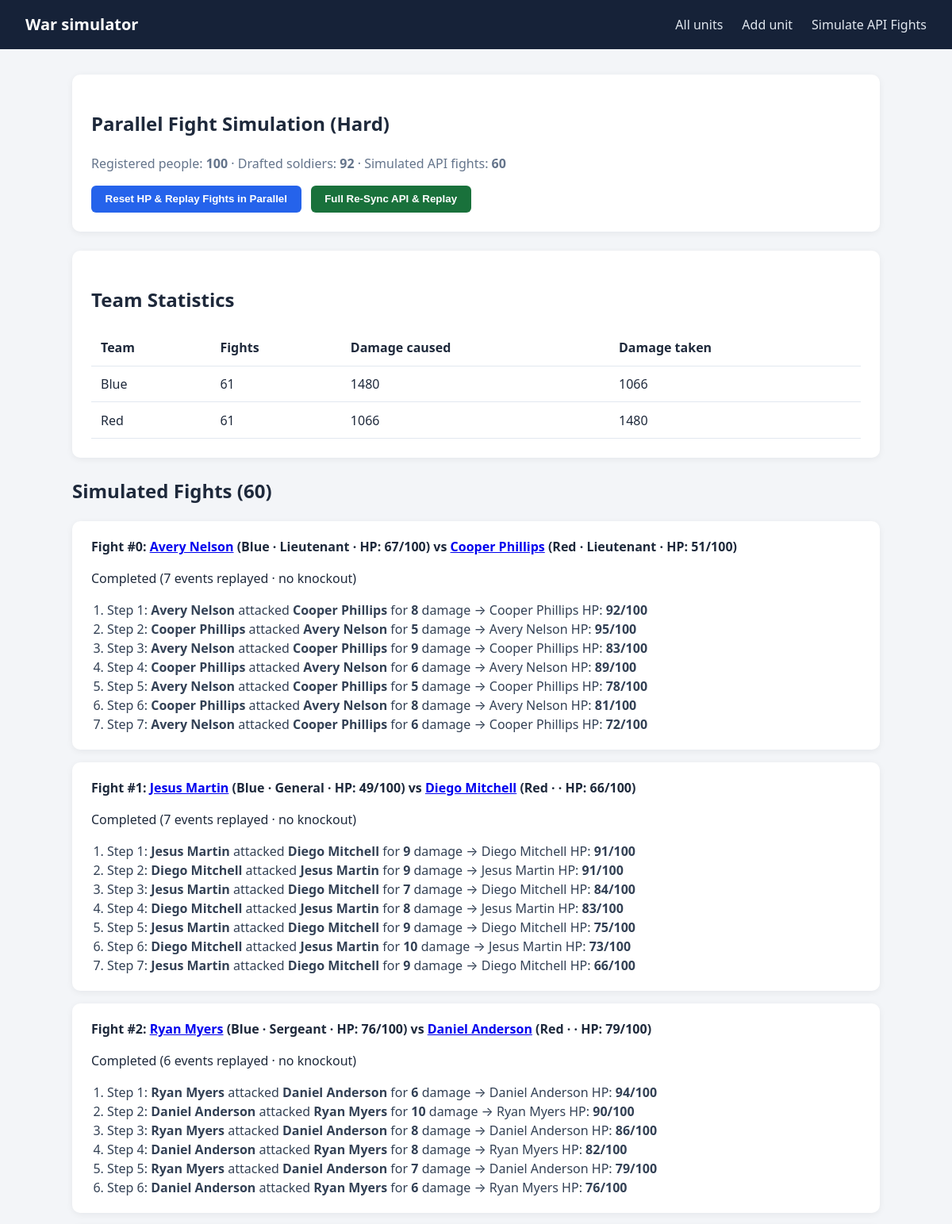
Page /simulate (upper part) on the committed database.
### units/models.py (models this page shows, shortened)
class Fight(models.Model):
    external_fight_id = models.PositiveIntegerField(unique=True, null=True, blank=True)
    first_fighter = models.ForeignKey(Fighter, on_delete=models.PROTECT, related_name="fights_started")
    second_fighter = models.ForeignKey(Fighter, on_delete=models.PROTECT, related_name="fights_received")
    winner = models.ForeignKey(
        Fighter, null=True, blank=True, on_delete=models.SET_NULL, related_name="won_fights"
    )
    is_stalemate = models.BooleanField(default=False)
    is_simulated = models.BooleanField(default=True)
    created_at = models.DateTimeField(auto_now_add=True)
    class Meta:
        ordering = ["external_fight_id", "-created_at", "-pk"]

class Fighter(models.Model):
    class UnitType(models.TextChoices):
        INFANTRY = "infantry", "Infantry"
        CANNON = "cannon", "Cannon"
        CAVALRY = "cavalry", "Cavalry"
        KNIGHT = "knight", "Knight"
    class Team(models.TextChoices):
        BLUE = "blue", "Blue"
        RED = "red", "Red"
    external_id = models.PositiveIntegerField(unique=True, null=True, blank=True)
    name = models.CharField(max_length=100)
    age = models.PositiveSmallIntegerField(null=True, blank=True)
    rank = models.CharField(max_length=32, blank=True, default="")
    unit_type = models.CharField(max_length=16, choices=UnitType.choices)
    team = models.CharField(max_length=8, choices=Team.choices)
    health = models.PositiveSmallIntegerField(
        default=100, validators=[MinValueValidator(0), MaxValueValidator(100)]
    )
    attack_points = models.PositiveSmallIntegerField(
        validators=[MinValueValidator(0), MaxValueValidator(50)]
    )
    profile_image_link = models.URLField()
    class Meta:
        ordering = ["name", "pk"]
        constraints = [
            models.CheckConstraint(
                condition=models.Q(health__gte=0) & models.Q(health__lte=100),
                name="fighter_health_range",
            ),
            models.CheckConstraint(
                condition=models.Q(attack_points__gte=0) & models.Q(attack_points__lte=50),
                name="fighter_attack_range",
            ),
        ]

class FightTurn(models.Model):
    fight = models.ForeignKey(Fight, on_delete=models.CASCADE, related_name="turns")
    turn_number = models.PositiveIntegerField()
    attacker = models.ForeignKey(Fighter, on_delete=models.PROTECT, related_name="attacks_made")
    defender = models.ForeignKey(Fighter, on_delete=models.PROTECT, related_name="attacks_received")
    damage = models.PositiveSmallIntegerField()
    attacker_health = models.PositiveSmallIntegerField()
    defender_health = models.PositiveSmallIntegerField()
    class Meta:
        ordering = ["turn_number"]
        constraints = [models.UniqueConstraint(fields=["fight", "turn_number"], name="unique_turn_per_fight")]

### units/views.py (the view, shortened to what this page needs)
# urls.py: path("simulate", views.simulate_page, name="hard_simulate"),
def simulate_page(request):
    stats = None
    if not Fight.objects.filter(external_fight_id__isnull=False, is_simulated=True).exists():
        stats = run_full_hard_pipeline(force_resync=False)
    api_fights = (
        Fight.objects.filter(external_fight_id__isnull=False)
        .select_related("first_fighter", "second_fighter", "winner")
        .prefetch_related("turns__attacker", "turns__defender")
        .order_by("external_fight_id")
    )
    drafted_soldiers = Fighter.objects.filter(external_id__isnull=False).order_by("external_id")
    return render(
        request,
        "units/simulate.html",
        {
            "api_fights": api_fights,
            "drafted_soldiers": drafted_soldiers,
            "people_count": Person.objects.count(),
            "stats": stats,
            "team_stats": team_statistics(),
        },
    )

### units/views.py (called while the page is built)
def team_statistics():
    rows = []
    for team, label in Fighter.Team.choices:
        caused = FightTurn.objects.filter(attacker__team=team).aggregate(total=Sum("damage"))["total"] or 0
        taken = FightTurn.objects.filter(defender__team=team).aggregate(total=Sum("damage"))["total"] or 0
        fights = (
            Fight.objects.filter(first_fighter__team=team) | Fight.objects.filter(second_fighter__team=team)
        ).distinct().count()
        rows.append({"team": label, "fights": fights, "damage_caused": caused, "damage_taken": taken})
    return rows

### units/templates/units/simulate.html (shortened to what this page needs)
{% extends "units/base.html" %}
{% block content %}
  <section class="panel">
    <h1>Parallel Fight Simulation (Hard)</h1>
    <p class="muted">
      Registered people: <strong>{{ people_count }}</strong> ·
      Drafted soldiers: <strong>{{ drafted_soldiers|length }}</strong> ·
      Simulated API fights: <strong>{{ api_fights|length }}</strong>
    </p>
    <div style="display: flex; gap: 0.75rem; flex-wrap: wrap; margin-top: 0.75rem;">
      <form method="post">
        <button type="submit">Reset HP &amp; Replay Fights in Parallel</button>
      </form>
      <form method="post">
        <button type="submit" style="background: #19713b;">Full Re-Sync API &amp; Replay</button>
      </form>
    </div>
  </section>
  <section class="panel">
    <h2>Team Statistics</h2>
    <table class="stats">
      <thead><tr><th>Team</th><th>Fights</th><th>Damage caused</th><th>Damage taken</th></tr></thead>
      <tbody>
        {% for stat in team_stats %}
          <tr><td>{{ stat.team }}</td><td>{{ stat.fights }}</td><td>{{ stat.damage_caused }}</td><td>{{ stat.damage_taken }}</td></tr>
        {% endfor %}
      </tbody>
    </table>
  </section>
  <section>
    <h2>Simulated Fights ({{ api_fights|length }})</h2>
    {% for fight in api_fights %}
      <article class="history-card">
        <strong>
          Fight #{{ fight.external_fight_id }}:
          <a href="{% url 'units:detail' fight.first_fighter.pk %}">{{ fight.first_fighter.name }}</a>
          (Blue · {{ fight.first_fighter.rank }} · HP: {{ fight.first_fighter.health }}/100)
          vs
          <a href="{% url 'units:detail' fight.second_fighter.pk %}">{{ fight.second_fighter.name }}</a>
          (Red · {{ fight.second_fighter.rank }} · HP: {{ fight.second_fighter.health }}/100)
        </strong>
        <p>
          {% if fight.winner %}
            Winner (Knockout): <strong>{{ fight.winner.name }}</strong>
          {% elif fight.is_stalemate %}
            Stalemate
          {% else %}
            Completed ({{ fight.turns.count }} events replayed · no knockout)
          {% endif %}
        </p>
        <ol class="turns">
          {% for turn in fight.turns.all %}
            <li>
              Step {{ turn.turn_number }}: <strong>{{ turn.attacker.name }}</strong> attacked <strong>{{ turn.defender.name }}</strong>
              for <strong>{{ turn.damage }}</strong> damage → {{ turn.defender.name }} HP: <strong>{{ turn.defender_health }}/100</strong>
            </li>
          {% endfor %}
        </ol>
      </article>
    {% empty %}
      <div class="panel"><p>No API fights simulated yet.</p></div>
    {% endfor %}
  </section>
{% endblock %}

### units/templates/units/base.html (style rules this page uses)
* { box-sizing: border-box; }
body { margin: 0; font-family: system-ui, -apple-system, Segoe UI, Roboto, sans-serif; background: #f3f5f8; color: #1e293b; line-height: 1.5; }
.panel { background: #fff; border-radius: 10px; padding: 1.5rem; margin-bottom: 1.5rem; box-shadow: 0 2px 8px rgba(15, 23, 42, 0.06); }
.muted { color: #64748b; }
button { background: #2563eb; color: #fff; border: none; border-radius: 6px; padding: 0.6rem 1.1rem; font-weight: 600; cursor: pointer; }
table.stats { width: 100%; border-collapse: collapse; margin-top: 0.5rem; }
table.stats th, table.stats td { text-align: left; padding: 0.65rem 0.75rem; border-bottom: 1px solid #e2e8f0; }
.history-card { background: #fff; border-radius: 10px; padding: 1.25rem 1.5rem; margin-bottom: 1rem; box-shadow: 0 2px 8px rgba(15, 23, 42, 0.06); }
.turns { margin: 0.5rem 0 0; padding-left: 1.25rem; color: #334155; }

### rows in the picture
Fight: external_fight_id "0", first_fighter.name "Avery Nelson", first_fighter.rank "Lieutenant", first_fighter.health "67", second_fighter.name "Cooper Phillips", second_fighter.rank "Lieutenant", second_fighter.health "51", turns.count "7"
FightTurn: turn_number "1", attacker.name "Avery Nelson", defender.name "Cooper Phillips", damage "8", defender_health "92"
FightTurn: turn_number "2", attacker.name "Cooper Phillips", defender.name "Avery Nelson", damage "5", defender_health "95"
FightTurn: turn_number "3", attacker.name "Avery Nelson", defender.name "Cooper Phillips", damage "9", defender_health "83"
FightTurn: turn_number "4", attacker.name "Cooper Phillips", defender.name "Avery Nelson", damage "6", defender_health "89"
FightTurn: turn_number "5", attacker.name "Avery Nelson", defender.name "Cooper Phillips", damage "5", defender_health "78"
FightTurn: turn_number "6", attacker.name "Cooper Phillips", defender.name "Avery Nelson", damage "8", defender_health "81"
FightTurn: turn_number "7", attacker.name "Avery Nelson", defender.name "Cooper Phillips", damage "6", defender_health "72"
Fight: external_fight_id "1", first_fighter.name "Jesus Martin", first_fighter.rank "General", first_fighter.health "49", second_fighter.name "Diego Mitchell", second_fighter.health "66", turns.count "7"
FightTurn: turn_number "1", attacker.name "Jesus Martin", defender.name "Diego Mitchell", damage "9", defender_health "91"
FightTurn: turn_number "2", attacker.name "Diego Mitchell", defender.name "Jesus Martin", damage "9", defender_health "91"
FightTurn: turn_number "3", attacker.name "Jesus Martin", defender.name "Diego Mitchell", damage "7", defender_health "84"
FightTurn: turn_number "4", attacker.name "Diego Mitchell", defender.name "Jesus Martin", damage "8", defender_health "83"
FightTurn: turn_number "5", attacker.name "Jesus Martin", defender.name "Diego Mitchell", damage "9", defender_health "75"
FightTurn: turn_number "6", attacker.name "Diego Mitchell", defender.name "Jesus Martin", damage "10", defender_health "73"
FightTurn: turn_number "7", attacker.name "Jesus Martin", defender.name "Diego Mitchell", damage "9", defender_health "66"
Fight: external_fight_id "2", first_fighter.name "Ryan Myers", first_fighter.rank "Sergeant", first_fighter.health "76", second_fighter.name "Daniel Anderson", second_fighter.health "79", turns.count "6"
FightTurn: turn_number "1", attacker.name "Ryan Myers", defender.name "Daniel Anderson", damage "6", defender_health "94"
FightTurn: turn_number "2", attacker.name "Daniel Anderson", defender.name "Ryan Myers", damage "10", defender_health "90"
FightTurn: turn_number "3", attacker.name "Ryan Myers", defender.name "Daniel Anderson", damage "8", defender_health "86"
FightTurn: turn_number "4", attacker.name "Daniel Anderson", defender.name "Ryan Myers", damage "8", defender_health "82"
FightTurn: turn_number "5", attacker.name "Ryan Myers", defender.name "Daniel Anderson", damage "7", defender_health "79"
FightTurn: turn_number "6", attacker.name "Daniel Anderson", defender.name "Ryan Myers", damage "6", defender_health "76"

### other values in the picture
{{ people_count }} "100"
{{ drafted_soldiers|length }} "92"
{{ api_fights|length }} "60"
{{ stat.team }} "Blue" "Red"
{{ stat.fights }} "61" "61"
{{ stat.damage_caused }} "1480" "1066"
{{ stat.damage_taken }} "1066" "1480"
